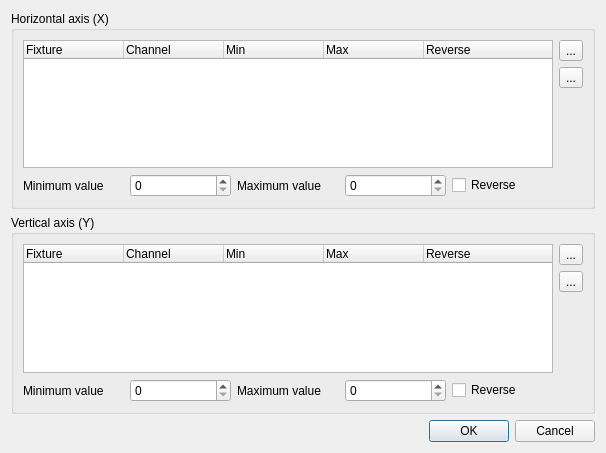
<ui version="4.0" >
 <class>VCXYPadProperties</class>
 <widget class="QDialog" name="VCXYPadProperties" >
  <property name="geometry" >
   <rect>
    <x>0</x>
    <y>0</y>
    <width>606</width>
    <height>453</height>
   </rect>
  </property>
  <property name="windowTitle" >
   <string>XY Pad Properties</string>
  </property>
  <layout class="QVBoxLayout" >
   <item>
    <widget class="QGroupBox" name="m_horizontalGroup" >
     <property name="title" >
      <string>Horizontal axis (X)</string>
     </property>
     <layout class="QGridLayout" >
      <item row="0" column="0" >
       <widget class="QTreeWidget" name="m_listX" >
        <column>
         <property name="text" >
          <string>Fixture</string>
         </property>
        </column>
        <column>
         <property name="text" >
          <string>Channel</string>
         </property>
        </column>
        <column>
         <property name="text" >
          <string>Min</string>
         </property>
        </column>
        <column>
         <property name="text" >
          <string>Max</string>
         </property>
        </column>
        <column>
         <property name="text" >
          <string>Reverse</string>
         </property>
        </column>
       </widget>
      </item>
      <item row="0" column="1" >
       <layout class="QVBoxLayout" >
        <item>
         <widget class="QToolButton" name="m_addX" >
          <property name="text" >
           <string>...</string>
          </property>
         </widget>
        </item>
        <item>
         <widget class="QToolButton" name="m_removeX" >
          <property name="text" >
           <string>...</string>
          </property>
         </widget>
        </item>
        <item>
         <spacer>
          <property name="orientation" >
           <enum>Qt::Vertical</enum>
          </property>
          <property name="sizeHint" >
           <size>
            <width>20</width>
            <height>40</height>
           </size>
          </property>
         </spacer>
        </item>
       </layout>
      </item>
      <item row="1" column="0" >
       <layout class="QHBoxLayout" >
        <item>
         <widget class="QLabel" name="m_minXLabel" >
          <property name="text" >
           <string>Minimum value</string>
          </property>
         </widget>
        </item>
        <item>
         <widget class="QSpinBox" name="m_minXSpin" />
        </item>
        <item>
         <widget class="QLabel" name="m_maxXLabel" >
          <property name="text" >
           <string>Maximum value</string>
          </property>
         </widget>
        </item>
        <item>
         <widget class="QSpinBox" name="m_maxXSpin" />
        </item>
        <item>
         <widget class="QCheckBox" name="m_reverseX" >
          <property name="text" >
           <string>Reverse</string>
          </property>
         </widget>
        </item>
       </layout>
      </item>
     </layout>
    </widget>
   </item>
   <item>
    <widget class="QGroupBox" name="m_verticalGroup" >
     <property name="title" >
      <string>Vertical axis (Y)</string>
     </property>
     <layout class="QGridLayout" >
      <item row="0" column="0" >
       <widget class="QTreeWidget" name="m_listY" >
        <column>
         <property name="text" >
          <string>Fixture</string>
         </property>
        </column>
        <column>
         <property name="text" >
          <string>Channel</string>
         </property>
        </column>
        <column>
         <property name="text" >
          <string>Min</string>
         </property>
        </column>
        <column>
         <property name="text" >
          <string>Max</string>
         </property>
        </column>
        <column>
         <property name="text" >
          <string>Reverse</string>
         </property>
        </column>
       </widget>
      </item>
      <item row="0" column="1" >
       <layout class="QVBoxLayout" >
        <item>
         <widget class="QToolButton" name="m_addY" >
          <property name="text" >
           <string>...</string>
          </property>
         </widget>
        </item>
        <item>
         <widget class="QToolButton" name="m_removeY" >
          <property name="text" >
           <string>...</string>
          </property>
         </widget>
        </item>
        <item>
         <spacer>
          <property name="orientation" >
           <enum>Qt::Vertical</enum>
          </property>
          <property name="sizeHint" >
           <size>
            <width>20</width>
            <height>40</height>
           </size>
          </property>
         </spacer>
        </item>
       </layout>
      </item>
      <item row="1" column="0" >
       <layout class="QHBoxLayout" >
        <item>
         <widget class="QLabel" name="m_minYLabel" >
          <property name="text" >
           <string>Minimum value</string>
          </property>
         </widget>
        </item>
        <item>
         <widget class="QSpinBox" name="m_minYSpin" />
        </item>
        <item>
         <widget class="QLabel" name="m_maxYLabel" >
          <property name="text" >
           <string>Maximum value</string>
          </property>
         </widget>
        </item>
        <item>
         <widget class="QSpinBox" name="m_maxYSpin" />
        </item>
        <item>
         <widget class="QCheckBox" name="m_reverseY" >
          <property name="text" >
           <string>Reverse</string>
          </property>
         </widget>
        </item>
       </layout>
      </item>
     </layout>
    </widget>
   </item>
   <item>
    <widget class="QDialogButtonBox" name="m_buttonBox" >
     <property name="orientation" >
      <enum>Qt::Horizontal</enum>
     </property>
     <property name="standardButtons" >
      <set>QDialogButtonBox::Cancel|QDialogButtonBox::NoButton|QDialogButtonBox::Ok</set>
     </property>
    </widget>
   </item>
  </layout>
 </widget>
 <resources/>
 <connections>
  <connection>
   <sender>m_buttonBox</sender>
   <signal>accepted()</signal>
   <receiver>VCXYPadProperties</receiver>
   <slot>accept()</slot>
   <hints>
    <hint type="sourcelabel" >
     <x>248</x>
     <y>254</y>
    </hint>
    <hint type="destinationlabel" >
     <x>157</x>
     <y>274</y>
    </hint>
   </hints>
  </connection>
  <connection>
   <sender>m_buttonBox</sender>
   <signal>rejected()</signal>
   <receiver>VCXYPadProperties</receiver>
   <slot>reject()</slot>
   <hints>
    <hint type="sourcelabel" >
     <x>316</x>
     <y>260</y>
    </hint>
    <hint type="destinationlabel" >
     <x>286</x>
     <y>274</y>
    </hint>
   </hints>
  </connection>
 </connections>
</ui>
